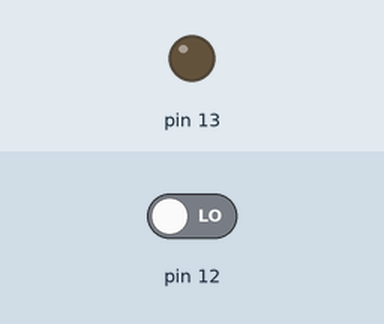
Recording of a sketch running on a simulated Arduino Uno, built with avr-gcc and run on an emulated ATmega328P. Shown: output pins drawn as LEDs (lit = HIGH). The inputs (shaded band) are chosen by the test bench; at power-on: pin 12 LOW.

Above: at 2.8 s.
2.9 s: pin 12 driven HIGH
At 4.2 s:
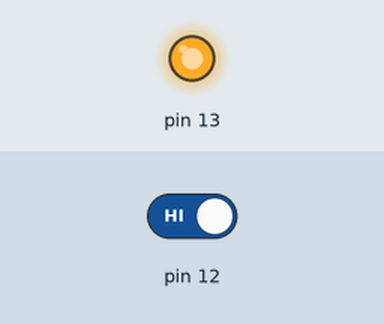
4.5 s: pin 12 driven LOW
At 5.9 s:
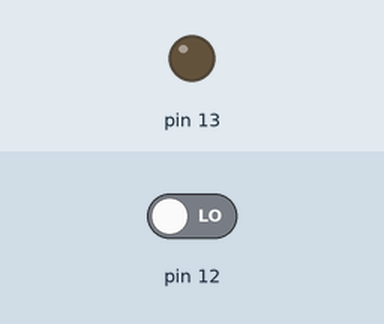
Timing chart, 0 to 7.5 s (numbered marks = the images above; inputs shaded):
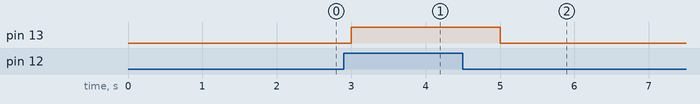

Measured:
- after the input at 2.9 s, pin 13: LOW → HIGH after 0.10 s
- after the input at 4.5 s, pin 13: HIGH → LOW after 0.50 s

The sketch:

10-2.ino
```cpp
// PB4 at port 12, PB5 at port 13
void setup() {
  asm("sbi 0x4, 5"); // DDRB, PB5
  asm("cbi 0x4, 4"); // DDRB, PB4
}

void loop() {
  volatile int status;
  asm volatile (
    "ldi %0, 1 \n" //high
    "sbis %1, %2 \n" //skip next if pin high
    "clr %0 \n" //low
    : "=r" (status) : "I" (0x3), "I" (4) // 출력, PINB, PB4
  );

  if (status == 1)
    asm("sbi 0x5, 5"); //PORTB
  else
    asm("cbi 0x5, 5");  //PORTB
  delay(1000);

}
```
